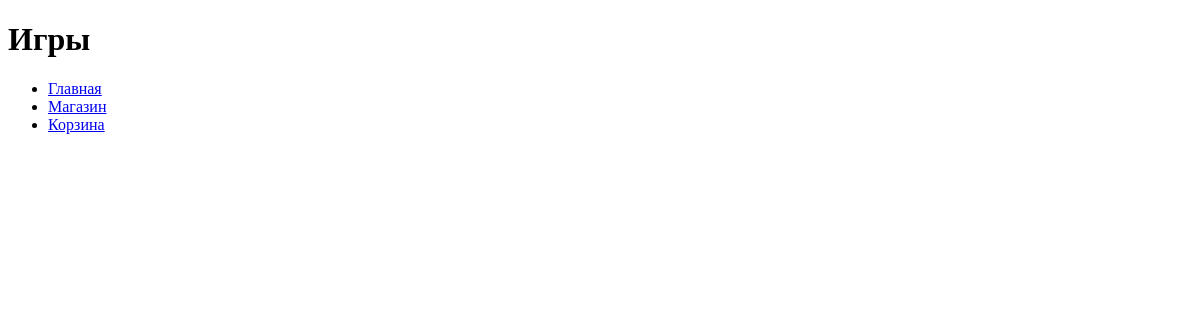
The page /platform/games/ on the database as committed earlier.
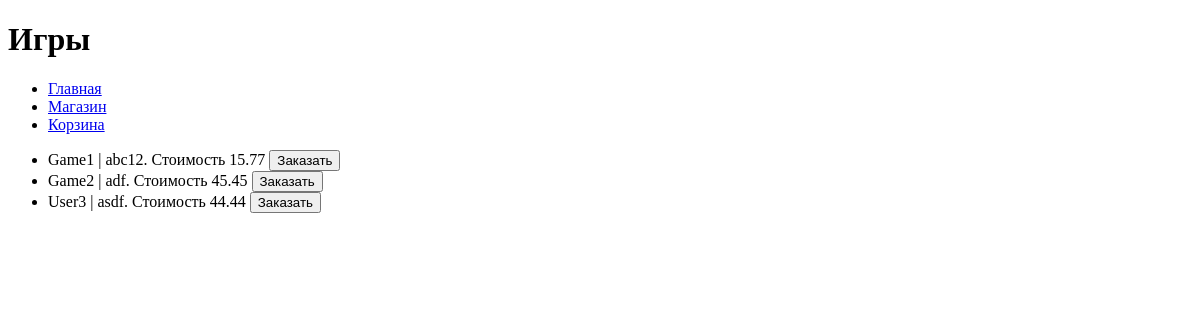
The same page on the database as committed later.
### task1/models.py (models this page shows)
class Game(models.Model):
    title = models.CharField(max_length=30)
    cost = models.DecimalField(max_digits=10, decimal_places=2)
    size = models.DecimalField(max_digits=10, decimal_places=3)
    description = models.TextField()
    age_limited = models.BooleanField(default=False)
    buyer = models.ManyToManyField(Buyer, related_name='games')

### task1/views.py (the view)
# urls.py: path('platform/games/', games, name='games'),
def games(request):
    games = Game.objects.all()
    context = {'games': games}
    return render(request, 'first_task/games.html', context)

### templates/first_task/games.html (shortened to what this page needs)
{% extends 'first_task/menu.html' %}
{% block header %}Игры{% endblock %}
{% block content %}
    <ul>
        {% for game in games %}
            <li> {{ game.title }} | {{ game.description }}. Стоимость {{ game.cost }} <button>Заказать</button> </li>
        {% endfor %}
   </ul>
{% endblock %}

### templates/first_task/menu.html (shortened to what this page needs)
<!DOCTYPE html>
<html lang="en">
<head>
</head>
<body>
    <h1>{% block header %}Главная страница{% endblock %}</h1>
    <nav>
        <ul>
            <li><a href="{% url 'platform' %}">Главная</a></li>
            <li><a href="{% url 'games' %}">Магазин</a></li>
            <li><a href="{% url 'cart' %}">Корзина</a></li>
        </ul>
    </nav>
    <div>
        {% block content %}
        {% endblock %}
    </div>
</body>
</html>

Rows that differ between the two databases and show on the page:
added Game: title "Game1", description "abc12", cost "15.77"
added Game: title "Game2", description "adf", cost "45.45"
added Game: title "User3", description "asdf", cost "44.44"
